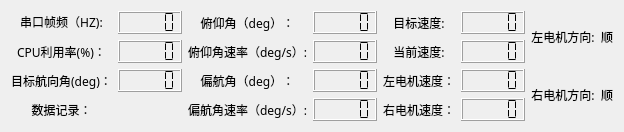
     <widget class="QWidget" name="widget" native="true">
      <layout class="QHBoxLayout" name="horizontalLayout_29">
       <item>
        <layout class="QHBoxLayout" name="horizontalLayout_28">
         <item>
          <layout class="QHBoxLayout" name="horizontalLayout_17">
           <item>
            <layout class="QVBoxLayout" name="verticalLayout_15">
             <item>
              <widget class="QLabel" name="label_frq">
               <property name="font">
                <font>
                 <family>楷体</family>
                </font>
               </property>
               <property name="text">
                <string>&lt;html&gt;&lt;head/&gt;&lt;body&gt;&lt;p&gt;串口帧频（HZ):&lt;/p&gt;&lt;/body&gt;&lt;/html&gt;</string>
               </property>
               <property name="textFormat">
                <enum>Qt::RichText</enum>
               </property>
               <property name="alignment">
                <set>Qt::AlignCenter</set>
               </property>
              </widget>
             </item>
             <item>
              <widget class="QLabel" name="label_59">
               <property name="font">
                <font>
                 <family>楷体</family>
                </font>
               </property>
               <property name="layoutDirection">
                <enum>Qt::LeftToRight</enum>
               </property>
               <property name="text">
                <string>CPU利用率(%)：</string>
               </property>
               <property name="alignment">
                <set>Qt::AlignCenter</set>
               </property>
              </widget>
             </item>
             <item>
              <widget class="QLabel" name="label_60">
               <property name="font">
                <font>
                 <family>楷体</family>
                </font>
               </property>
               <property name="layoutDirection">
                <enum>Qt::LeftToRight</enum>
               </property>
               <property name="text">
                <string>目标航向角(deg)：</string>
               </property>
               <property name="alignment">
                <set>Qt::AlignCenter</set>
               </property>
              </widget>
             </item>
             <item>
              <widget class="QLabel" name="label_50">
               <property name="font">
                <font>
                 <family>楷体</family>
                </font>
               </property>
               <property name="layoutDirection">
                <enum>Qt::LeftToRight</enum>
               </property>
               <property name="text">
                <string>数据记录：</string>
               </property>
               <property name="alignment">
                <set>Qt::AlignCenter</set>
               </property>
              </widget>
             </item>
            </layout>
           </item>
           <item>
            <layout class="QVBoxLayout" name="verticalLayout_19">
             <item>
              <widget class="QLCDNumber" name="lcd_data_frq">
               <property name="font">
                <font>
                 <family>楷体</family>
                </font>
               </property>
               <property name="mode">
                <enum>QLCDNumber::Dec</enum>
               </property>
               <property name="segmentStyle">
                <enum>QLCDNumber::Flat</enum>
               </property>
              </widget>
             </item>
             <item>
              <widget class="QLCDNumber" name="lcd_cpu_usage">
               <property name="font">
                <font>
                 <family>楷体</family>
                </font>
               </property>
               <property name="mode">
                <enum>QLCDNumber::Dec</enum>
               </property>
               <property name="segmentStyle">
                <enum>QLCDNumber::Flat</enum>
               </property>
              </widget>
             </item>
             <item>
              <widget class="QLCDNumber" name="lcd_taget_yaw">
               <property name="font">
                <font>
                 <family>楷体</family>
                </font>
               </property>
               <property name="mode">
                <enum>QLCDNumber::Dec</enum>
               </property>
               <property name="segmentStyle">
                <enum>QLCDNumber::Flat</enum>
               </property>
              </widget>
             </item>
             <item>
              <widget class="ImageSwitch" name="sw_data_record">
               <property name="font">
                <font>
                 <family>楷体</family>
                </font>
               </property>
               <property name="layoutDirection">
                <enum>Qt::LeftToRight</enum>
               </property>
               <property name="buttonStyle">
                <enum>ImageSwitch::ButtonStyle_1</enum>
               </property>
              </widget>
             </item>
            </layout>
           </item>
          </layout>
         </item>
         <item>
          <layout class="QHBoxLayout" name="horizontalLayout_26">
           <item>
            <layout class="QVBoxLayout" name="verticalLayout_21">
             <item>
              <widget class="QLabel" name="label_40">
               <property name="font">
                <font>
                 <family>楷体</family>
                </font>
               </property>
               <property name="text">
                <string>俯仰角（deg）：</string>
               </property>
               <property name="alignment">
                <set>Qt::AlignCenter</set>
               </property>
              </widget>
             </item>
             <item>
              <widget class="QLabel" name="label_41">
               <property name="font">
                <font>
                 <family>楷体</family>
                </font>
               </property>
               <property name="text">
                <string>俯仰角速率（deg/s）:</string>
               </property>
               <property name="alignment">
                <set>Qt::AlignCenter</set>
               </property>
              </widget>
             </item>
             <item>
              <widget class="QLabel" name="label_42">
               <property name="font">
                <font>
                 <family>楷体</family>
                </font>
               </property>
               <property name="text">
                <string>偏航角（deg）：</string>
               </property>
               <property name="alignment">
                <set>Qt::AlignCenter</set>
               </property>
              </widget>
             </item>
             <item>
              <widget class="QLabel" name="label_43">
               <property name="font">
                <font>
                 <family>楷体</family>
                </font>
               </property>
               <property name="text">
                <string>偏航角速率（deg/s）:</string>
               </property>
               <property name="alignment">
                <set>Qt::AlignCenter</set>
               </property>
              </widget>
             </item>
            </layout>
           </item>
           <item>
            <layout class="QVBoxLayout" name="verticalLayout_22">
             <item>
              <widget class="QLCDNumber" name="lcd_pitch">
               <property name="font">
                <font>
                 <family>楷体</family>
                </font>
               </property>
               <property name="mode">
                <enum>QLCDNumber::Dec</enum>
               </property>
               <property name="segmentStyle">
                <enum>QLCDNumber::Flat</enum>
               </property>
              </widget>
             </item>
             <item>
              <widget class="QLCDNumber" name="lcd_pitch_degs">
               <property name="font">
                <font>
                 <family>楷体</family>
                </font>
               </property>
               <property name="mode">
                <enum>QLCDNumber::Dec</enum>
               </property>
               <property name="segmentStyle">
                <enum>QLCDNumber::Flat</enum>
               </property>
              </widget>
             </item>
             <item>
              <widget class="QLCDNumber" name="lcd_yaw">
               <property name="font">
                <font>
                 <family>楷体</family>
                </font>
               </property>
               <property name="mode">
                <enum>QLCDNumber::Dec</enum>
               </property>
               <property name="segmentStyle">
                <enum>QLCDNumber::Flat</enum>
               </property>
              </widget>
             </item>
             <item>
              <widget class="QLCDNumber" name="lcd_yaw_degs">
               <property name="font">
                <font>
                 <family>楷体</family>
                </font>
               </property>
               <property name="mode">
                <enum>QLCDNumber::Dec</enum>
               </property>
               <property name="segmentStyle">
                <enum>QLCDNumber::Flat</enum>
               </property>
              </widget>
             </item>
            </layout>
           </item>
          </layout>
         </item>
         <item>
          <layout class="QHBoxLayout" name="horizontalLayout_27">
           <item>
            <layout class="QVBoxLayout" name="verticalLayout_23">
             <item>
              <widget class="QLabel" name="label_44">
               <property name="font">
                <font>
                 <family>楷体</family>
                </font>
               </property>
               <property name="text">
                <string>目标速度:</string>
               </property>
               <property name="alignment">
                <set>Qt::AlignCenter</set>
               </property>
              </widget>
             </item>
             <item>
              <widget class="QLabel" name="label_45">
               <property name="font">
                <font>
                 <family>楷体</family>
                </font>
               </property>
               <property name="text">
                <string>当前速度:</string>
               </property>
               <property name="alignment">
                <set>Qt::AlignCenter</set>
               </property>
              </widget>
             </item>
             <item>
              <widget class="QLabel" name="label_46">
               <property name="font">
                <font>
                 <family>楷体</family>
                </font>
               </property>
               <property name="text">
                <string>左电机速度：</string>
               </property>
               <property name="alignment">
                <set>Qt::AlignCenter</set>
               </property>
              </widget>
             </item>
             <item>
              <widget class="QLabel" name="label_47">
               <property name="font">
                <font>
                 <family>楷体</family>
                </font>
               </property>
               <property name="text">
                <string>右电机速度：</string>
               </property>
               <property name="alignment">
                <set>Qt::AlignCenter</set>
               </property>
              </widget>
             </item>
            </layout>
           </item>
           <item>
            <layout class="QVBoxLayout" name="verticalLayout_24">
             <item>
              <widget class="QLCDNumber" name="lcd_taget_spd">
               <property name="font">
                <font>
                 <family>楷体</family>
                </font>
               </property>
               <property name="mode">
                <enum>QLCDNumber::Dec</enum>
               </property>
               <property name="segmentStyle">
                <enum>QLCDNumber::Flat</enum>
               </property>
              </widget>
             </item>
             <item>
              <widget class="QLCDNumber" name="lcd_current_spd">
               <property name="font">
                <font>
                 <family>楷体</family>
                </font>
               </property>
               <property name="mode">
                <enum>QLCDNumber::Dec</enum>
               </property>
               <property name="segmentStyle">
                <enum>QLCDNumber::Flat</enum>
               </property>
              </widget>
             </item>
             <item>
              <widget class="QLCDNumber" name="lcd_left_spd">
               <property name="font">
                <font>
                 <family>楷体</family>
                </font>
               </property>
               <property name="mode">
                <enum>QLCDNumber::Dec</enum>
               </property>
               <property name="segmentStyle">
                <enum>QLCDNumber::Flat</enum>
               </property>
              </widget>
             </item>
             <item>
              <widget class="QLCDNumber" name="lcd_right_spd">
               <property name="font">
                <font>
                 <family>楷体</family>
                </font>
               </property>
               <property name="mode">
                <enum>QLCDNumber::Dec</enum>
               </property>
               <property name="segmentStyle">
                <enum>QLCDNumber::Flat</enum>
               </property>
              </widget>
             </item>
            </layout>
           </item>
          </layout>
         </item>
         <item>
          <layout class="QHBoxLayout" name="horizontalLayout_25">
           <item>
            <layout class="QVBoxLayout" name="verticalLayout_17">
             <item>
              <widget class="QLabel" name="label_48">
               <property name="font">
                <font>
                 <family>楷体</family>
                </font>
               </property>
               <property name="text">
                <string>左电机方向:</string>
               </property>
               <property name="alignment">
                <set>Qt::AlignCenter</set>
               </property>
              </widget>
             </item>
             <item>
              <widget class="QLabel" name="label_49">
               <property name="font">
                <font>
                 <family>楷体</family>
                </font>
               </property>
               <property name="text">
                <string>右电机方向:</string>
               </property>
               <property name="alignment">
                <set>Qt::AlignCenter</set>
               </property>
              </widget>
             </item>
            </layout>
           </item>
           <item>
            <layout class="QVBoxLayout" name="verticalLayout_18">
             <item>
              <widget class="NavLabel" name="le_left_motor_dir">
               <property name="font">
                <font>
                 <family>楷体</family>
                </font>
               </property>
               <property name="text">
                <string>顺</string>
               </property>
               <property name="borderRadius">
                <number>12</number>
               </property>
               <property name="arrowSize">
                <number>0</number>
               </property>
               <property name="triangleLen">
                <number>0</number>
               </property>
              </widget>
             </item>
             <item>
              <widget class="NavLabel" name="le_right_motor_dir">
               <property name="font">
                <font>
                 <family>楷体</family>
                </font>
               </property>
               <property name="text">
                <string>顺</string>
               </property>
               <property name="borderRadius">
                <number>12</number>
               </property>
               <property name="arrowSize">
                <number>0</number>
               </property>
               <property name="triangleLen">
                <number>0</number>
               </property>
              </widget>
             </item>
            </layout>
           </item>
          </layout>
         </item>
        </layout>
       </item>
      </layout>
     </widget>
